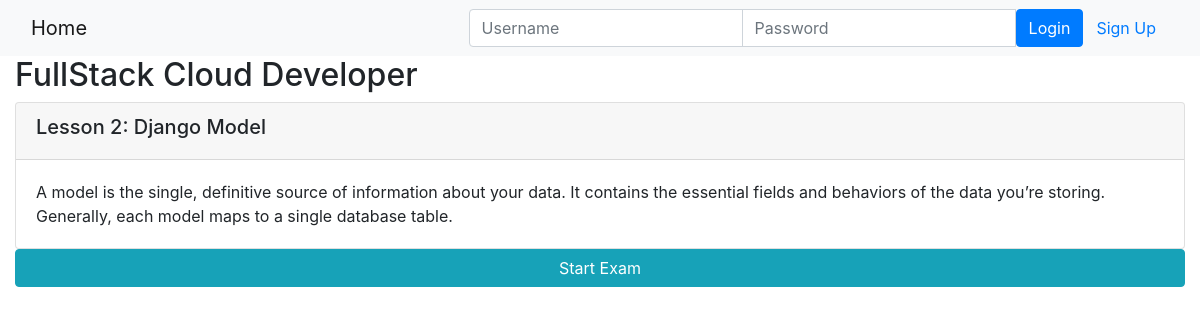
Page /onlinecourse/1/ on the committed database.
### onlinecourse/models.py (models this page shows, shortened)
class Course(models.Model):
    name = models.CharField(null=False, max_length=30, default='online course')
    image = models.ImageField(upload_to='course_images/')
    description = models.CharField(max_length=1000)
    pub_date = models.DateField(null=True)
    instructors = models.ManyToManyField(Instructor)
    users = models.ManyToManyField(settings.AUTH_USER_MODEL, through='Enrollment')
    total_enrollment = models.IntegerField(default=0)
    is_enrolled = False

class Lesson(models.Model):
    title = models.CharField(max_length=200, default="title")
    order = models.IntegerField(default=0)
    course = models.ForeignKey(Course, on_delete=models.CASCADE)
    content = models.TextField()

### onlinecourse/views.py (the view)
# urls.py: path('<int:pk>/', views.CourseDetailView.as_view(), name='course_details'),
class CourseDetailView(generic.DetailView):
    model = Course
    template_name = 'onlinecourse/course_detail_bootstrap.html'

### onlinecourse/templates/onlinecourse/course_detail_bootstrap.html (shortened to what this page needs)
<!DOCTYPE html>
<html lang="en">
<head>
     {% load static %}
    <link rel="stylesheet" href="https://maxcdn.bootstrapcdn.com/bootstrap/4.5.2/css/bootstrap.min.css">
</head>
<body>
    <nav class="navbar navbar-light bg-light">
        <div class="container-fluid">
            <div class="navbar-header">
                  <a class="navbar-brand" href="{% url 'onlinecourse:index' %}">Home</a>
            </div>
            <ul class="nav navbar-nav navbar-right">
                {% if user.is_authenticated %}
                <li>
                    <a class="btn btn-link" href="#">{{ user.first_name }}({{ user.username }})</a>
                    <a class="btn btn-link" href="{% url 'onlinecourse:logout' %}">Logout</a>
                </li>
                {% else %}
                <li>
                    <form class="form-inline" action="{% url 'onlinecourse:login' %}" method="post">
                        <div class="input-group">
                            <input type="text" class="form-control" placeholder="Username" name="username" >
                            <input type="password" class="form-control" placeholder="Password" name="psw" >
                            <button class="btn btn-primary" type="submit">Login</button>
                            <a class="btn btn-link" href="{% url 'onlinecourse:registration' %}">Sign Up</a>
                        </div>
                    </form>
                </li>
                {% endif %}
            </ul>
        </div>
    </nav>
    <div class="container-fluid">
            <h2>{{ course.name }}</h2>
            <div class="card-columns-vertical">
                {% for lesson in course.lesson_set.all %}
                    <div class="card mt-1">
                        <div class="card-header"><h5>Lesson {{lesson.order|add:1}}: {{lesson.title}}</h5></div>
                        <div class="card-body">{{lesson.content}}</div>
                    </div>
                {% endfor %}
            </div>
            <button data-toggle="collapse" data-target="#exam"
                 class="btn btn-info" role="button" style="width:100%">
                Start Exam</button>
    </div>
</body>
</html>

### rows in the picture
Course: name "FullStack Cloud Developer"
Lesson: order|add "2", title "Django Model", content "A model is the single, definitive source of information about your data. It contains the essential fields and behaviors of the data you’re storing. Generally, each model maps to a single database table."
